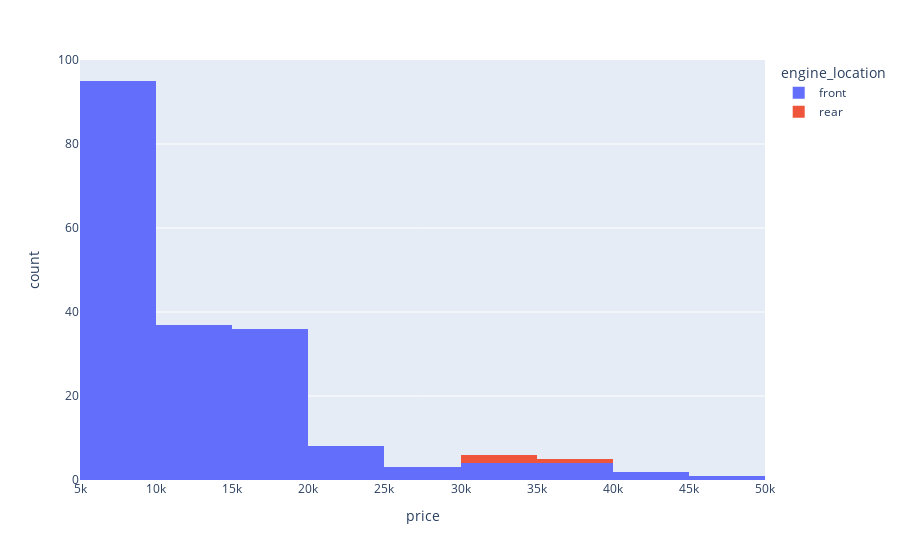

Notebook cell for this chart:
### Code cell
fig = px.histogram(df, x="price", nbins=20, color='engine_location')
fig.show()

### Figure 1 — Plotly figure (JSON) as saved in the notebook; plotly's stock layout.template omitted (floating-point values rounded to 4 significant figures; data arrays with more than 128 entries replaced by an {"elided": "..."} marker saying what was removed)
{"data": [{"alignmentgroup": "True", "bingroup": "x", "hovertemplate": "engine_location=front<br>price=%{x}<br>count=%{y}<extra></extra>", "legendgroup": "front", "marker": {"color": "#636efa", "pattern": {"shape": ""}}, "name": "front", "nbinsx": 20, "offsetgroup": "front", "orientation": "v", "showlegend": true, "type": "histogram", "x": {"elided": "190 int values"}, "xaxis": "x", "yaxis": "y"}, {"alignmentgroup": "True", "bingroup": "x", "hovertemplate": "engine_location=rear<br>price=%{x}<br>count=%{y}<extra></extra>", "legendgroup": "rear", "marker": {"color": "#EF553B", "pattern": {"shape": ""}}, "name": "rear", "nbinsx": 20, "offsetgroup": "rear", "orientation": "v", "showlegend": true, "type": "histogram", "x": [32528, 34028, 37028], "xaxis": "x", "yaxis": "y"}], "layout": {"barmode": "relative", "legend": {"title": {"text": "engine_location"}, "tracegroupgap": 0}, "margin": {"t": 60}, "xaxis": {"anchor": "y", "domain": [0, 1], "title": {"text": "price"}}, "yaxis": {"anchor": "x", "domain": [0, 1], "title": {"text": "count"}}}}
